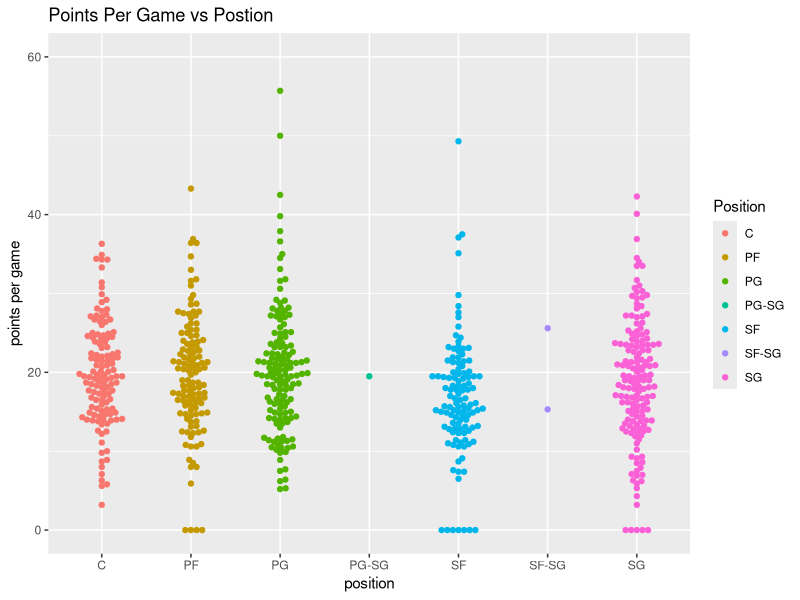
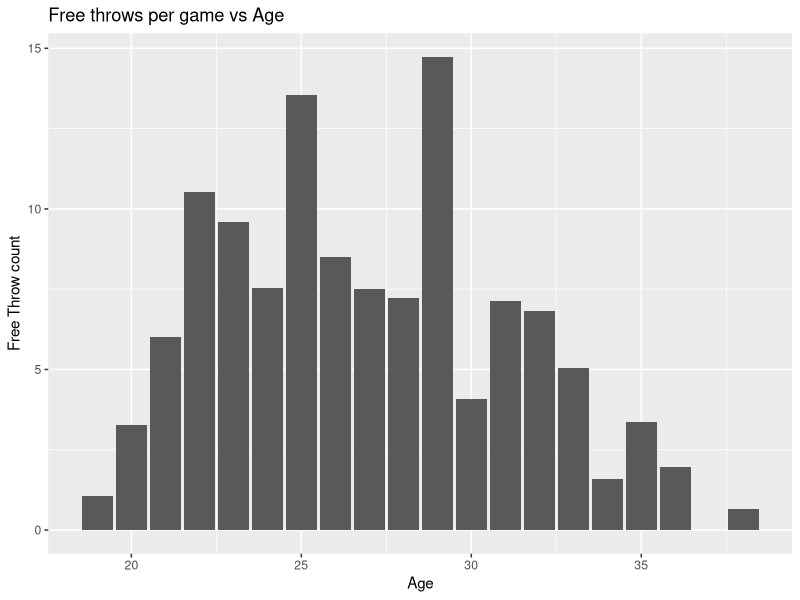
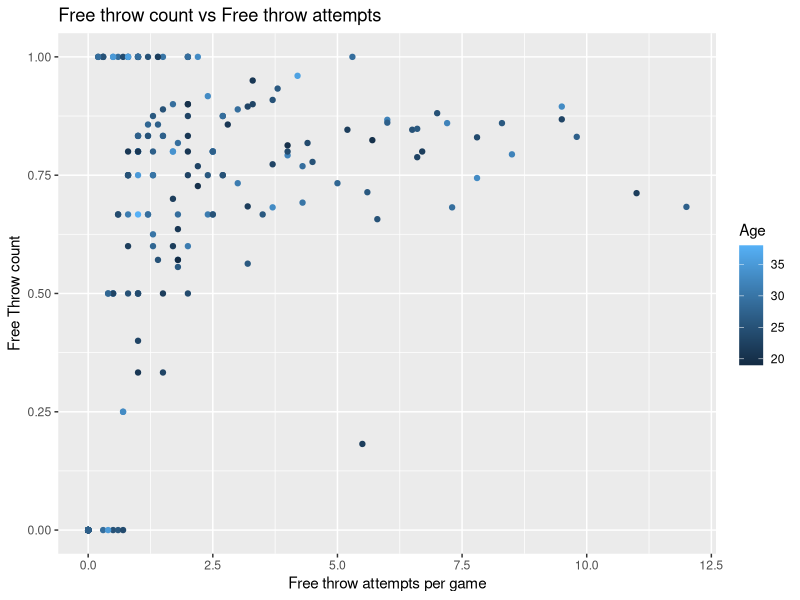

The R source for these figures, in order:
library(ggplot2)
library(dplyr)
library(stringr)
library(ggbeeswarm)

data1 <- read.csv("data/2021-2022 NBA Player Stats - Playoffz.csv")
data2 <- read.csv("data/NBA_2018_per_poss.csv")
data3 <- read.csv("data/nba3_2021_22_corrections.csv")

plot1 <- ggplot(data2, aes(x=Pos, y=PTS, color=Pos)) +
                geom_beeswarm(cex=0.9, na.rm=TRUE) + ylim(0, 60) +
                labs(title="Points Per Game vs Postion", x="position",
                     y="points per game") +
                scale_color_discrete(name = "Position")

plot2 <- ggplot(data = data1) + 
    geom_col(mapping = aes(x = Age, y = FT.)) +
    labs(title="Free throws per game vs Age", 
         y="Free Throw count")

plot3 <- ggplot(data = data1) + 
    geom_point(mapping = aes(x = FTA, y = FT., color = Age)) +
    labs(title = "Free throw count vs Free throw attempts",
         x="Free throw attempts per game", y="Free Throw count") 
    
